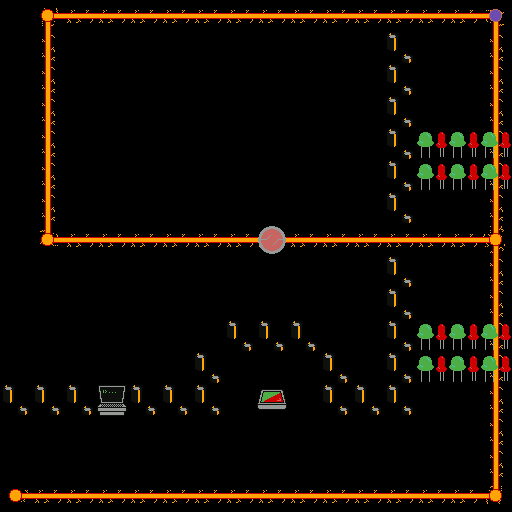

Rendered tile map (Tiled .tmx) drawn with the repository's tilesets; below, a short description and the full map source, tile grids included:
An orthogonal 16x16 tile map with 32x32 px tiles, 3 tile layers (p, n, d) and 8 objects (2x G, P, T, pG, pS, ...).

<map version="1.4" tiledversion="1.4.2" orientation="orthogonal" renderorder="right-down" width="16" height="16" tilewidth="32" tileheight="32" infinite="0" nextlayerid="8" nextobjectid="17">
 <editorsettings>
  <export target="../json/level2.json" format="json" />
 </editorsettings>
 <tileset firstgid="1" source="a.tsx" />
 <layer id="1" name="p" width="16" height="16">
  <data encoding="csv">
0,1610612789,49,49,49,49,49,49,49,49,49,49,49,49,49,53,
0,1610612785,0,0,0,0,0,0,0,0,0,0,0,0,0,1610612785,
0,1610612785,0,0,0,0,0,0,0,0,0,0,0,0,0,1610612785,
0,1610612785,0,0,0,0,0,0,0,0,0,0,0,0,0,1610612785,
0,1610612785,0,0,0,0,0,0,0,0,0,0,0,0,0,1610612785,
0,1610612785,0,0,0,0,0,0,0,0,0,0,0,0,0,1610612785,
0,1610612785,0,0,0,0,0,0,0,0,0,0,0,0,0,1610612785,
0,3221225525,49,49,49,49,49,49,49,49,49,49,49,49,49,51,
0,0,0,0,0,0,0,0,0,0,0,0,0,0,0,1610612785,
0,0,0,0,0,0,0,0,0,0,0,0,0,0,0,1610612785,
0,0,0,0,0,0,0,0,0,0,0,0,0,0,0,1610612785,
0,0,0,0,0,0,0,0,0,0,0,0,0,0,0,1610612785,
0,0,0,0,0,0,0,0,37,0,0,0,0,0,0,1610612785,
0,0,0,0,0,0,0,0,0,0,0,0,0,0,0,1610612785,
0,0,0,0,0,0,0,0,0,0,0,0,0,0,0,1610612785,
52,49,49,49,49,49,49,49,49,49,49,49,49,49,49,2684354613
</data>
 </layer>
 <layer id="2" name="n" width="16" height="16">
  <data encoding="csv">
0,47,0,0,0,0,0,0,0,0,0,0,0,0,0,48,
0,0,0,0,0,0,0,0,0,0,0,0,0,0,0,0,
0,0,0,0,0,0,0,0,0,0,0,0,0,0,0,0,
0,0,0,0,0,0,0,0,0,0,0,0,0,0,0,0,
0,0,0,0,0,0,0,0,0,0,0,0,0,0,0,0,
0,0,0,0,0,0,0,0,0,0,0,0,0,0,0,0,
0,0,0,0,0,0,0,0,0,0,0,0,0,0,0,0,
0,47,0,0,0,0,0,0,47,0,0,0,0,0,0,47,
0,0,0,0,0,0,0,0,0,0,0,0,0,0,0,0,
0,0,0,0,0,0,0,0,0,0,0,0,0,0,0,0,
0,0,0,0,0,0,0,0,0,0,0,0,0,0,0,0,
0,0,0,0,0,0,0,0,0,0,0,0,0,0,0,0,
0,0,0,0,0,0,0,0,0,0,0,0,0,0,0,0,
0,0,0,0,0,0,0,0,0,0,0,0,0,0,0,0,
0,0,0,0,0,0,0,0,0,0,0,0,0,0,0,0,
47,0,0,0,0,0,0,0,0,0,0,0,0,0,0,47
</data>
 </layer>
 <layer id="5" name="d" width="16" height="16">
  <data encoding="csv">
0,0,0,0,0,0,0,0,0,0,0,0,0,0,0,0,
0,0,0,0,0,0,0,0,0,0,0,0,39,0,0,0,
0,0,0,0,0,0,0,0,0,0,0,0,39,0,0,0,
0,0,0,0,0,0,0,0,0,0,0,0,39,0,0,0,
0,0,0,0,0,0,0,0,0,0,0,0,39,38,38,38,
0,0,0,0,0,0,0,0,0,0,0,0,39,38,38,38,
0,0,0,0,0,0,0,0,0,0,0,0,39,0,0,0,
0,0,0,0,0,0,0,0,42,0,0,0,0,0,0,0,
0,0,0,0,0,0,0,0,0,0,0,0,39,0,0,0,
0,0,0,0,0,0,0,0,0,0,0,0,39,0,0,0,
0,0,0,0,0,0,0,39,39,39,0,0,39,38,38,38,
0,0,0,0,0,0,39,0,0,0,39,0,39,38,38,38,
39,39,39,40,39,39,39,0,0,0,39,39,39,0,0,0,
0,0,0,0,0,0,0,0,0,0,0,0,0,0,0,0,
0,0,0,0,0,0,0,0,0,0,0,0,0,0,0,0,
0,0,0,0,0,0,0,0,0,0,0,0,0,0,0,0
</data>
 </layer>
 <objectgroup id="7" name="I">
  <object id="4" name="1" type="P" x="256" y="224" width="32" height="32">
   <properties>
    <property name="Gates" value="1,2" />
   </properties>
  </object>
  <object id="5" name="1" type="G" x="416" y="128" width="96" height="64" />
  <object id="7" name="2" type="G" x="416" y="320" width="96" height="64" />
  <object id="9" name="2" type="T" x="256" y="384" width="32" height="32">
   <properties>
    <property name="Gates" value="1,2" />
   </properties>
  </object>
  <object id="10" name="pG" x="448" y="0" width="64" height="64" />
  <object id="11" name="pS" x="96" y="416" width="32" height="32" />
  <object id="13" name="bS" x="0" y="480" width="32" height="32" />
  <object id="16" name="bG" x="480" y="0" width="32" height="32" />
 </objectgroup>
</map>
